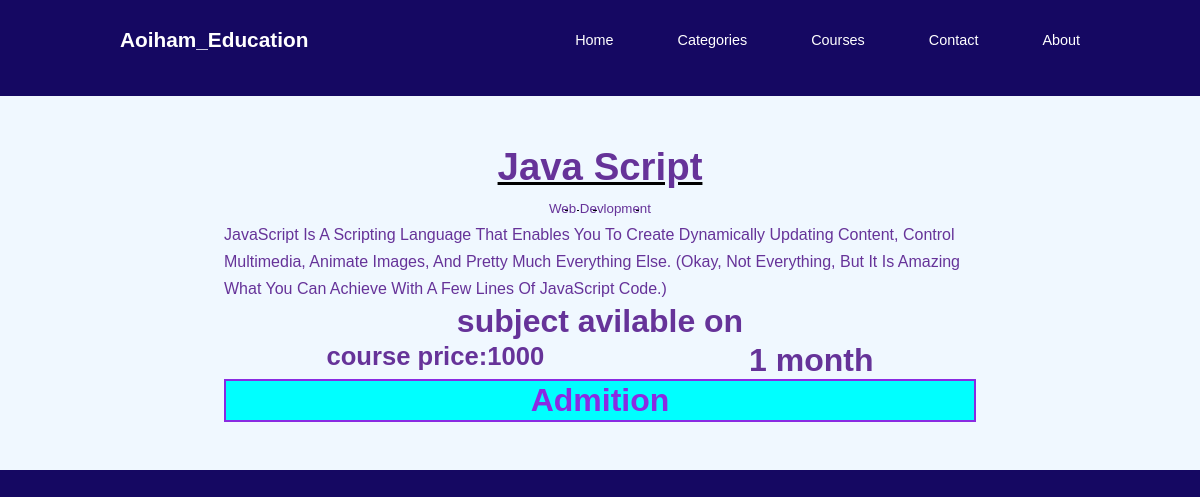
The app's page /Education/course_details/3 with its own data.
### Education/models.py (models this page shows)
class Subject(models.Model):
    subject_img=models.ImageField(upload_to='education/subject',blank=True,default=None,null=True)
    subject_name=models.CharField(max_length=100,blank=True,default=None,null=True)
    subject_description=models.TextField(blank=True,default=None,null=True)
    subject_duration=models.CharField(max_length=1000,blank=True,default=None,null=True)
    subject_language=models.ManyToManyField(classlanguage,blank=True,default=None,)
    catagory=models.ForeignKey(catagory,on_delete=models.CASCADE,default=None,blank=True,null=True)
    subject_price=models.IntegerField(default=None,blank=True,null=True)
    PDF = models.FileField(upload_to='education pdf file',null=True,
                           blank=True,
                           validators=[FileExtensionValidator( ['pdf'] ) ])
    def __str__(self):
        return self.subject_name

class catagory(models.Model):
    catagory_icon=models.ImageField(upload_to='catagoryicon',blank=True,default=None,null=True)
    catagory_name=models.CharField(max_length=100,default=None,null=True,blank=True)
    catagory_Descriptin=models.CharField(max_length=100,default=None,null=True,blank=True)
    def __str__(self):
        return self.catagory_name

### Education/views.py (the view)
# urls.py: path('course_details/<int:pk>',views.course_details,name='course_details')
def course_details(request,pk):
    subject=Subject.objects.get(pk=pk)
    return render(request,'education/course_details.html',{'subject':subject})

### Education/templates/education/course_details.html (shortened to what this page needs)
{% extends "education/home.html" %}
{% load static %}
{% block css %}
<link rel="stylesheet" href="{% static 'education/css/course_details.css' %}">
{% endblock css %}
{% block course %}
    <div class="container_course_detailas">
        <div class="heading">
        <h1>{{subject}}</h1>
        <sub>{{subject.catagory}}</sub>
    </div>
    <div class="coursebody">
            <div class="corsedepcreprion">
                <p>{{subject.subject_description}}</p>
            </div>
    </div>
    <div class="language">
        <h2>subject avilable on </h2>
    </div>
    <div class="action">
        <h3>course price:{{subject.subject_price}} </h3>
        <h2>{{subject.subject_duration}}</h2>
    </div>
        <h2><a href="#">Admition</a></h2>
{% endblock course %}

### Education/static/education/css/style.css (style rules this page uses)
* { margin: 0; padding: 0; border: 0; outline: 0; text-decoration: none; list-style: none; box-sizing: border-box; }
:root { --color-primary:#6c63ff; --color-success:#00bf8e; --color-warning:#f7c94b; --color-danger:#f75842; --color-danger-variant:rgba(247,88,66,0.4); --color-white:#fff; --color-light::rgba(255,255,255,0.7); --color-black:#000; --color-bg:#150862; --color-bg1:#4e4996; --color-bg2:#3295b1; --container-width-lg:80%; --container-width-md:90%; --container-width-sm:94%; --transition:all 400ms ease; }
body { font-family: sans-serif; line-height: 1.7; color: var(--color-white); background: var(--color-bg); }
h1,h2,h3,h4,h5 { line-height: 1.2; }
h1 { font-size: 2.4rem; }
h2 { font-size: 2rem; }
h3 { font-size: 1.6rem; }
a { color: var(--color-white); }

### Education/static/education/css/course_details.css (style rules this page uses)
.container_course_detailas { margin-top: 6rem; color: rebeccapurple; height: 100%; background-color: aliceblue; padding: 3rem 14rem; }
.container_course_detailas .heading { text-align: center; text-transform: capitalize; text-decoration: underline black; font-style: sans-serif; }
.container_course_detailas .coursebody .corsedepcreprion { text-transform: capitalize; font-style: normal; }
.container_course_detailas .language { display: flex; justify-content: space-around; text-align: center; align-items: center; justify-content: center; }
.container_course_detailas .action { display: flex; justify-content: space-around; }
.container_course_detailas h2 a { display: inline-block; text-align: center; width: 100%; border: 2px solid; color: black; color: blueviolet; background-color: aqua; }

### records on screen
Subject: subject_name "Java Script", catagory "Web Devlopment", subject_description "JavaScript Is A Scripting Language That Enables You To Create Dynamically Updating Content, Control Multimedia, Animate Images, And Pretty Much Everything Else. (Okay, Not Everything, But It Is Amazing What You Can Achieve With A Few Lines Of JavaScript Code.)", subject_price "1000", subject_duration "1 month"
